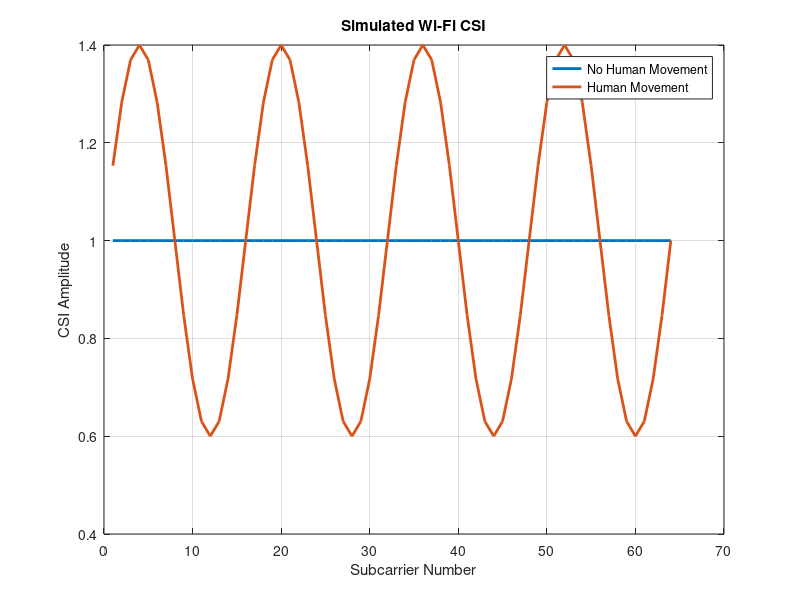

Write MATLAB code to recreate this figure.
clc
clear
close all

% Number of Wi-Fi subcarriers
num_subcarriers = 64;

% Subcarrier numbers
subcarriers = 1:num_subcarriers;

% -----------------------------
% CSI WITHOUT HUMAN MOVEMENT
% -----------------------------

csi_normal = ones(1,num_subcarriers);

% -----------------------------
% CSI WITH HUMAN MOVEMENT
% -----------------------------

% Simulated change caused by human movement
human_effect = 0.4 * sin(2*pi*subcarriers/16);

csi_human = csi_normal + human_effect;

% -----------------------------
% PLOT
% -----------------------------

figure

plot(subcarriers,csi_normal,'LineWidth',2)
hold on

plot(subcarriers,csi_human,'LineWidth',2)

xlabel('Subcarrier Number')
ylabel('CSI Amplitude')
title('Simulated Wi-Fi CSI')
legend('No Human Movement','Human Movement')
grid on
